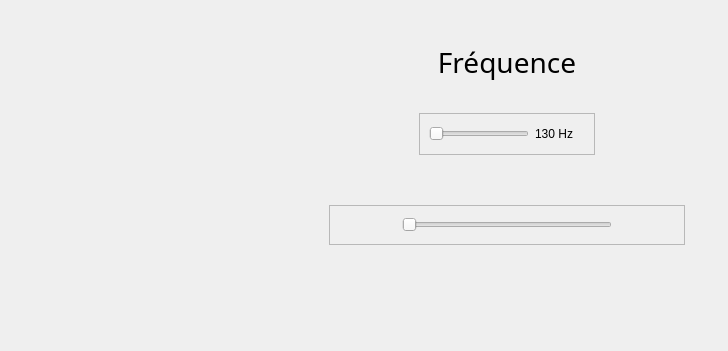
<?xml version="1.0" encoding="UTF-8"?>
<ui version="4.0">
 <class>BasicSignalModule</class>
 <widget class="QWidget" name="BasicSignalModule">
  <property name="geometry">
   <rect>
    <x>0</x>
    <y>0</y>
    <width>728</width>
    <height>351</height>
   </rect>
  </property>
  <property name="sizePolicy">
   <sizepolicy hsizetype="Preferred" vsizetype="Preferred">
    <horstretch>0</horstretch>
    <verstretch>0</verstretch>
   </sizepolicy>
  </property>
  <property name="windowTitle">
   <string>Form</string>
  </property>
  <layout class="QVBoxLayout" name="verticalLayout_2">
   <item>
    <layout class="QHBoxLayout" name="horizontalLayout_2">
     <item>
      <spacer name="horizontalSpacer_11">
       <property name="orientation">
        <enum>Qt::Horizontal</enum>
       </property>
       <property name="sizeType">
        <enum>QSizePolicy::Expanding</enum>
       </property>
       <property name="sizeHint" stdset="0">
        <size>
         <width>10</width>
         <height>20</height>
        </size>
       </property>
      </spacer>
     </item>
     <item>
      <layout class="QVBoxLayout" name="verticalLayout">
       <item>
        <layout class="QHBoxLayout" name="horizontalLayout_9">
         <item>
          <spacer name="horizontalSpacer_9">
           <property name="orientation">
            <enum>Qt::Horizontal</enum>
           </property>
           <property name="sizeHint" stdset="0">
            <size>
             <width>40</width>
             <height>20</height>
            </size>
           </property>
          </spacer>
         </item>
         <item>
          <widget class="QLabel" name="label_signal">
           <property name="minimumSize">
            <size>
             <width>200</width>
             <height>200</height>
            </size>
           </property>
           <property name="maximumSize">
            <size>
             <width>200</width>
             <height>200</height>
            </size>
           </property>
           <property name="sizeIncrement">
            <size>
             <width>0</width>
             <height>0</height>
            </size>
           </property>
           <property name="text">
            <string/>
           </property>
           <property name="pixmap">
            <pixmap resource="../images.qrc">:/speaker.png</pixmap>
           </property>
           <property name="scaledContents">
            <bool>true</bool>
           </property>
          </widget>
         </item>
         <item>
          <spacer name="horizontalSpacer_10">
           <property name="orientation">
            <enum>Qt::Horizontal</enum>
           </property>
           <property name="sizeHint" stdset="0">
            <size>
             <width>40</width>
             <height>20</height>
            </size>
           </property>
          </spacer>
         </item>
        </layout>
       </item>
       <item>
        <layout class="QHBoxLayout" name="horizontalLayout_7">
         <property name="spacing">
          <number>0</number>
         </property>
         <item>
          <spacer name="horizontalSpacer_7">
           <property name="orientation">
            <enum>Qt::Horizontal</enum>
           </property>
           <property name="sizeHint" stdset="0">
            <size>
             <width>40</width>
             <height>20</height>
            </size>
           </property>
          </spacer>
         </item>
         <item>
          <widget class="QPushButton" name="pushButton_controls_play_signal">
           <property name="sizePolicy">
            <sizepolicy hsizetype="Fixed" vsizetype="Fixed">
             <horstretch>0</horstretch>
             <verstretch>0</verstretch>
            </sizepolicy>
           </property>
           <property name="minimumSize">
            <size>
             <width>40</width>
             <height>40</height>
            </size>
           </property>
           <property name="text">
            <string/>
           </property>
           <property name="icon">
            <iconset>
             <normalon>:/play.png</normalon>
            </iconset>
           </property>
           <property name="iconSize">
            <size>
             <width>40</width>
             <height>40</height>
            </size>
           </property>
           <property name="flat">
            <bool>true</bool>
           </property>
          </widget>
         </item>
         <item>
          <widget class="QPushButton" name="pushButton_controls_pause_signal">
           <property name="enabled">
            <bool>false</bool>
           </property>
           <property name="sizePolicy">
            <sizepolicy hsizetype="Fixed" vsizetype="Fixed">
             <horstretch>0</horstretch>
             <verstretch>0</verstretch>
            </sizepolicy>
           </property>
           <property name="minimumSize">
            <size>
             <width>40</width>
             <height>40</height>
            </size>
           </property>
           <property name="text">
            <string/>
           </property>
           <property name="icon">
            <iconset>
             <normalon>:/pause.png</normalon>
            </iconset>
           </property>
           <property name="iconSize">
            <size>
             <width>40</width>
             <height>40</height>
            </size>
           </property>
           <property name="flat">
            <bool>true</bool>
           </property>
          </widget>
         </item>
         <item>
          <spacer name="horizontalSpacer_8">
           <property name="orientation">
            <enum>Qt::Horizontal</enum>
           </property>
           <property name="sizeHint" stdset="0">
            <size>
             <width>40</width>
             <height>20</height>
            </size>
           </property>
          </spacer>
         </item>
        </layout>
       </item>
      </layout>
     </item>
     <item>
      <layout class="QVBoxLayout" name="verticalLayout_4">
       <property name="spacing">
        <number>0</number>
       </property>
       <item>
        <widget class="QLabel" name="label_5">
         <property name="font">
          <font>
           <family>Gabriola</family>
           <pointsize>21</pointsize>
          </font>
         </property>
         <property name="text">
          <string>Fréquence</string>
         </property>
         <property name="alignment">
          <set>Qt::AlignCenter</set>
         </property>
        </widget>
       </item>
       <item>
        <layout class="QHBoxLayout" name="horizontalLayout_5">
         <item>
          <spacer name="horizontalSpacer">
           <property name="orientation">
            <enum>Qt::Horizontal</enum>
           </property>
           <property name="sizeType">
            <enum>QSizePolicy::Preferred</enum>
           </property>
           <property name="sizeHint" stdset="0">
            <size>
             <width>90</width>
             <height>42</height>
            </size>
           </property>
          </spacer>
         </item>
         <item>
          <widget class="QFrame" name="frame_basicsignalfrequency">
           <property name="maximumSize">
            <size>
             <width>16777215</width>
             <height>42</height>
            </size>
           </property>
           <property name="frameShape">
            <enum>QFrame::StyledPanel</enum>
           </property>
           <property name="frameShadow">
            <enum>QFrame::Raised</enum>
           </property>
           <layout class="QHBoxLayout" name="horizontalLayout">
            <item>
             <widget class="MyQSlider" name="slider_signal_frequency">
              <property name="sizePolicy">
               <sizepolicy hsizetype="Minimum" vsizetype="Fixed">
                <horstretch>0</horstretch>
                <verstretch>0</verstretch>
               </sizepolicy>
              </property>
              <property name="minimumSize">
               <size>
                <width>100</width>
                <height>0</height>
               </size>
              </property>
              <property name="maximumSize">
               <size>
                <width>250</width>
                <height>42</height>
               </size>
              </property>
              <property name="baseSize">
               <size>
                <width>250</width>
                <height>42</height>
               </size>
              </property>
              <property name="minimum">
               <number>1</number>
              </property>
              <property name="maximum">
               <number>68</number>
              </property>
              <property name="orientation">
               <enum>Qt::Horizontal</enum>
              </property>
             </widget>
            </item>
            <item>
             <widget class="QLabel" name="label_signal_frequency">
              <property name="minimumSize">
               <size>
                <width>50</width>
                <height>0</height>
               </size>
              </property>
              <property name="maximumSize">
               <size>
                <width>50</width>
                <height>42</height>
               </size>
              </property>
              <property name="toolTipDuration">
               <number>-1</number>
              </property>
              <property name="text">
               <string>130 Hz</string>
              </property>
             </widget>
            </item>
           </layout>
          </widget>
         </item>
         <item>
          <spacer name="horizontalSpacer_2">
           <property name="orientation">
            <enum>Qt::Horizontal</enum>
           </property>
           <property name="sizeType">
            <enum>QSizePolicy::Preferred</enum>
           </property>
           <property name="sizeHint" stdset="0">
            <size>
             <width>90</width>
             <height>42</height>
            </size>
           </property>
          </spacer>
         </item>
        </layout>
       </item>
       <item>
        <spacer name="verticalSpacer">
         <property name="orientation">
          <enum>Qt::Vertical</enum>
         </property>
         <property name="sizeType">
          <enum>QSizePolicy::Fixed</enum>
         </property>
         <property name="sizeHint" stdset="0">
          <size>
           <width>20</width>
           <height>50</height>
          </size>
         </property>
        </spacer>
       </item>
       <item>
        <widget class="QFrame" name="frame">
         <property name="maximumSize">
          <size>
           <width>16777215</width>
           <height>40</height>
          </size>
         </property>
         <property name="frameShape">
          <enum>QFrame::StyledPanel</enum>
         </property>
         <property name="frameShadow">
          <enum>QFrame::Raised</enum>
         </property>
         <layout class="QHBoxLayout" name="horizontalLayout_6">
          <item>
           <spacer name="horizontalSpacer_3">
            <property name="orientation">
             <enum>Qt::Horizontal</enum>
            </property>
            <property name="sizeType">
             <enum>QSizePolicy::Preferred</enum>
            </property>
            <property name="sizeHint" stdset="0">
             <size>
              <width>20</width>
              <height>20</height>
             </size>
            </property>
           </spacer>
          </item>
          <item>
           <widget class="MyQSlider" name="slider_signal_morphing">
            <property name="sizePolicy">
             <sizepolicy hsizetype="Preferred" vsizetype="Fixed">
              <horstretch>0</horstretch>
              <verstretch>0</verstretch>
             </sizepolicy>
            </property>
            <property name="minimumSize">
             <size>
              <width>120</width>
              <height>0</height>
             </size>
            </property>
            <property name="maximumSize">
             <size>
              <width>210</width>
              <height>16777215</height>
             </size>
            </property>
            <property name="baseSize">
             <size>
              <width>210</width>
              <height>20</height>
             </size>
            </property>
            <property name="minimum">
             <number>0</number>
            </property>
            <property name="maximum">
             <number>100</number>
            </property>
            <property name="tracking">
             <bool>true</bool>
            </property>
            <property name="orientation">
             <enum>Qt::Horizontal</enum>
            </property>
            <property name="tickPosition">
             <enum>QSlider::NoTicks</enum>
            </property>
            <property name="tickInterval">
             <number>50</number>
            </property>
           </widget>
          </item>
          <item>
           <spacer name="horizontalSpacer_4">
            <property name="orientation">
             <enum>Qt::Horizontal</enum>
            </property>
            <property name="sizeType">
             <enum>QSizePolicy::Preferred</enum>
            </property>
            <property name="sizeHint" stdset="0">
             <size>
              <width>20</width>
              <height>17</height>
             </size>
            </property>
           </spacer>
          </item>
         </layout>
        </widget>
       </item>
       <item>
        <layout class="QHBoxLayout" name="horizontalLayout_8">
         <item>
          <spacer name="horizontalSpacer_5">
           <property name="orientation">
            <enum>Qt::Horizontal</enum>
           </property>
           <property name="sizeType">
            <enum>QSizePolicy::Preferred</enum>
           </property>
           <property name="sizeHint" stdset="0">
            <size>
             <width>20</width>
             <height>42</height>
            </size>
           </property>
          </spacer>
         </item>
         <item>
          <widget class="QLabel" name="label_4">
           <property name="minimumSize">
            <size>
             <width>170</width>
             <height>0</height>
            </size>
           </property>
           <property name="maximumSize">
            <size>
             <width>296</width>
             <height>75</height>
            </size>
           </property>
           <property name="baseSize">
            <size>
             <width>296</width>
             <height>75</height>
            </size>
           </property>
           <property name="text">
            <string/>
           </property>
           <property name="pixmap">
            <pixmap resource="../images.qrc">:/signal.png</pixmap>
           </property>
           <property name="scaledContents">
            <bool>true</bool>
           </property>
          </widget>
         </item>
         <item>
          <spacer name="horizontalSpacer_6">
           <property name="orientation">
            <enum>Qt::Horizontal</enum>
           </property>
           <property name="sizeType">
            <enum>QSizePolicy::Preferred</enum>
           </property>
           <property name="sizeHint" stdset="0">
            <size>
             <width>20</width>
             <height>42</height>
            </size>
           </property>
          </spacer>
         </item>
        </layout>
       </item>
      </layout>
     </item>
     <item>
      <spacer name="horizontalSpacer_12">
       <property name="orientation">
        <enum>Qt::Horizontal</enum>
       </property>
       <property name="sizeType">
        <enum>QSizePolicy::Expanding</enum>
       </property>
       <property name="sizeHint" stdset="0">
        <size>
         <width>10</width>
         <height>20</height>
        </size>
       </property>
      </spacer>
     </item>
    </layout>
   </item>
   <item>
    <spacer name="verticalSpacer_9">
     <property name="orientation">
      <enum>Qt::Vertical</enum>
     </property>
     <property name="sizeType">
      <enum>QSizePolicy::Maximum</enum>
     </property>
     <property name="sizeHint" stdset="0">
      <size>
       <width>20</width>
       <height>20</height>
      </size>
     </property>
    </spacer>
   </item>
  </layout>
 </widget>
 <customwidgets>
  <customwidget>
   <class>MyQSlider</class>
   <extends>QSlider</extends>
   <header>qtwidgets/myqslider.h</header>
  </customwidget>
 </customwidgets>
 <resources>
  <include location="../images.qrc"/>
 </resources>
 <connections/>
</ui>
